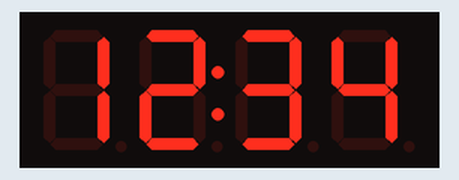
This sketch was run on a simulated Arduino Uno, built with avr-gcc and run on an emulated ATmega328P. Shown: 4-digit seven-segment display.

Above: at 1.1 s.
At 2.1 s:
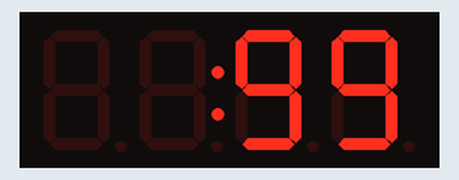
At 4.1 s:
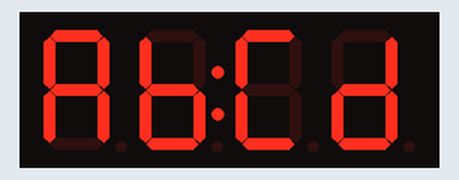

Measured:
- what the display in image 0 shows lasts 1.0 s, from 1.0 s to 2.0 s
- what the display in image 1 shows lasts 2.0 s, from 2.0 s to 4.0 s

The sketch:

02Colon.ino
```cpp
#include "SevenSegmentTM1637.h"
#define PIN_CLK   2
#define PIN_DIO   3
SevenSegmentTM1637 display(PIN_CLK, PIN_DIO);

void setup() {
  display.begin();
  display.setBacklight(100);

  display.setColonOn(true);
  display.print(1234);
  delay(1000);
}


void loop() {
  display.clear();
  display.setCursor(0, 2);
  display.print(99);
  delay(2000);

  display.clear();
  display.print("ABCD");
  delay(2000);

}
```
